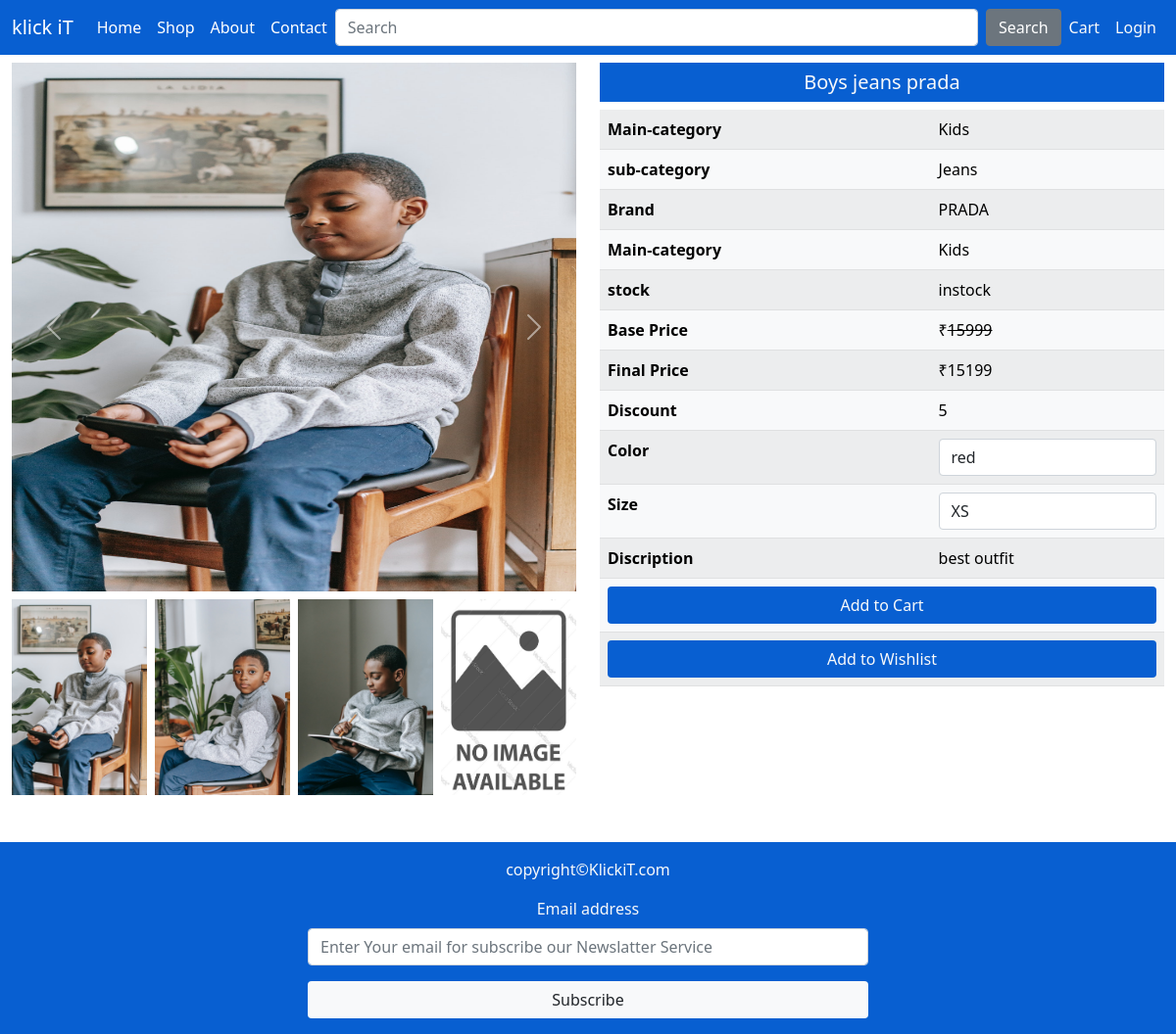
Page /single-product-page/9/ on the committed database.
### mainapp/models.py (models this page shows, shortened)
class Product(models.Model):
    id = models.AutoField(primary_key=True)
    name =  models.CharField(max_length=20)
    maincategory = models.ForeignKey(Maincategory,on_delete=models.CASCADE)
    subcategory = models.ForeignKey(Subcategory, on_delete=models.CASCADE)
    brand = models.ForeignKey(Brand,on_delete=models.CASCADE)
    baseprice = models.IntegerField()
    discount = models.IntegerField()
    finalprice = models.IntegerField()
    size = models.CharField(max_length=10)
    color = models.CharField(max_length=100)
    description = models.TextField()
    stock =  models.CharField(max_length=20 , default="In stock")
    pic1 = models.ImageField("image1", default="noimage.jpg",null=True,blank=True)
    pic2 = models.ImageField("image2", default="noimage.jpg",null=True,blank=True)
    pic3 = models.ImageField("image3" ,default="noimage.jpg",null=True,blank=True)
    pic4 = models.ImageField("image4" ,  default="noimage.jpg",null=True,blank=True)

class Maincategory(models.Model):
    id = models.AutoField(primary_key=True)
    name = models.CharField(max_length=15)
    def __str__(self):
        return self.name

class Subcategory(models.Model):
    id = models.AutoField(primary_key=True)
    name =  models.CharField(max_length=20)
    def __str__(self):
        return self.name

class Brand(models.Model):
    id = models.AutoField(primary_key=True)
    name =  models.CharField(max_length=20)
    def __str__(self):
        return self.name

### mainapp/views.py (the view)
# urls.py: path('single-product-page/<int:num>/', views.singleproductpage),
def singleproductpage(request, num):
    product = Product.objects.get(id=num)
    color = product.color.split(",")
    color = color[:-1]
    size = product.size.split(",")
    size = size[:-1]
    return render(request, "singleproductpage.html", {"product": product, "color": color, "size": size})

### mainapp/templates/singleproductpage.html (shortened to what this page needs)
{% extends 'home.html' %} {% load static %}  {% block body %}
<div class="container-fluid mt-2">
  <div class="row">
    <div class="col-xxl-6 col-xl-6 col-lg-6 col-md-6 col-sm-6 col-12">
      <div
        id="carouselExampleFade"
        class="carousel slide carousel-fade"
        data-bs-ride="carousel"
      >
        <div class="carousel-inner">
          <div class="carousel-item active">
            <img
              src="{{product.pic1.url}}"
              height="540px"
              class="d-block w-100"
            />
          </div>
          <button
            class="carousel-control-prev"
            type="button"
            data-bs-target="#carouselExampleFade"
            data-bs-slide="prev"
          >
            <span class="carousel-control-prev-icon" aria-hidden="true"></span>
          </button>
          <button
            class="carousel-control-next"
            type="button"
            data-bs-target="#carouselExampleFade"
            data-bs-slide="next"
          >
            <span class="carousel-control-next-icon" aria-hidden="true"></span>
          </button>
        </div>
        <div class="mt-2 d-flex justify-content-between">
          <img src="{{product.pic1.url}}" height="200px" width="24%" />
          <img src="{{product.pic2.url}}" height="200px" width="24%" />
          <img src="{{product.pic3.url}}" height="200px" width="24%" />
          <img src="{{product.pic4.url}}" height="200px" width="24%" />
        </div>
      </div>
    </div>
    <div class="col-xxl-6 col-xl-6 col-lg-6 col-md-6 col-sm-12 col-12">
      <h5 class="background text-light text-center p-2">{{product.name}}</h5>
      <table class="table table-light table-striped table-hover">
        <tr>
          <th>Main-category</th>
          <td>{{product.maincategory}}</td>
        </tr>
        <tr>
          <th>sub-category</th>
          <td>{{product.subcategory}}</td>
        </tr>
        <tr>
          <th>Brand</th>
          <td>{{product.brand}}</td>
        </tr>
        <tr>
          <th>Main-category</th>
          <td>{{product.maincategory}}</td>
        </tr>
        <tr>
          <th>stock</th>
          <td>{{product.stock}}</td>
        </tr>
        <tr>
          <th>Base Price</th>
          <td>&#8377;<del>{{product.baseprice}}</del></td>
        </tr>
        <tr>
          <th>Final Price</th>
          <td>&#8377;{{product.finalprice}}</td>
        </tr>
        <tr>
          <th>Discount</th>
          <td>{{product.discount}}</td>
        </tr>
        <form action="/add-to-cart/" method="post">
          <tr>
            <th>Color</th>
            <td>
              <select name="color" class="form-control">
                {% for i in color %}
                <option value="{{i}}">{{i}}</option>
                {% endfor %}
              </select>
            </td>
          </tr>
          <tr>
            <th>Size</th>
            <td>
              <select name="size" class="form-control">
                {% for i in size %}
                <option value="{{i}}">{{i}}</option>
                {% endfor %}
              </select>
            </td>
          </tr>
          <tr>
            <th>Discription</th>
            <td>{{product.description}}</td>
          </tr>
          <tr>
            <th colspan="2">
              <button type="submit" class="btn background text-light w-100">Add to Cart</a>
            </th>
          </tr>
        </form>
        <tr>
          <th colspan="2">
            <a
              href="/add-to-wishlist/{{product.id}}/"
              class="btn background text-light w-100"
              >Add to Wishlist</a
            >
          </th>
        </tr>
      </table>
    </div>
  </div>
</div>
{% endblock body %}

### mainapp/templates/home.html (shortened to what this page needs)
{% load static %}
<!DOCTYPE html>
<html lang="en">
<head>
  <link href="https://cdn.jsdelivr.net/npm/bootstrap@5.1.3/dist/css/bootstrap.min.css" rel="stylesheet"
 />
  <link rel="stylesheet" href="{% static 'css/background.css'%}" />
  <link rel="stylesheet" href="https://cdnjs.cloudflare.com/ajax/libs/font-awesome/4.7.0/css/font-awesome.min.css" />
</head>
<body>
  <nav class="navbar navbar-expand-lg navbar-dark background">
    <div class="container-fluid mr-2 ml-2">
      <a class="navbar-brand " href="/"> klick iT</a>
      <div class="collapse navbar-collapse" id="navbarSupportedContent">
        <ul class="navbar-nav me-auto mb-2 mb-lg-0">
          <li class="nav-item">
            <a class="nav-link active" aria-current="page" href="/">Home</a>
          </li>
          <li class="nav-item">
            <a class="nav-link active" href="/shop/All/All/All/">Shop</a>
          </li>
          <li class="nav-item">
            <a class="nav-link active" href="#">About</a>
          </li>
          <li class="nav-item">
            <a class="nav-link active" href="/contact/">Contact</a>
          </li>
        </ul>
        <form class="d-flex w-100" method="post" action="/shop/All/All/All/">
          <input class="form-control me-2" type="search" placeholder="Search" aria-label="Search" name="search" />
          <button class="btn btn-secondary" type="submit">Search</button>
        </form>
        <ul class="navbar-nav me-auto me-2 me-lg-0">
          <li class="nav-item">
            <a class="nav-link text-light text-center" aria-current="page" href="/cart/">Cart</a>
          </li>
          {% if request.user.is_authenticated %}
          <li class="nav-item dropdown">
            <a class="nav-link dropdown-toggle text-center text-light" href="#" role="button" data-bs-toggle="dropdown"
              aria-expanded="false">
              {{request.user}}
            </a>
            <ul class="dropdown-menu dropdown-menu-dark nav-item dropdown" aria-labelledby="navbarDarkDropdownMenuLink">
              <li><a class="dropdown-item" href="/profile/">Profile</a></li>
              <li><a class="dropdown-item" href="/logout/">Log out</a></li>
            </ul>
          </li>
          {% else %}
          <li class="nav-item">
            <a class="nav-link text-light" href="/login/">Login</a>
          </li>
          {% endif %}
        </ul>
      </div>
    </div>
  </nav>
  {% block body %}{% endblock body %}
  <footer class="background p-3 text-light text-center mt-5">
    <p>copyright&copy;KlickiT.com</p>
    <div class="row">
      <div class="col-md-3 col-sm-12 col-12"></div>
      <div class="col-md-6 col-sm-12 col-12">
        <form action="/" method="post">
          <div class="mb-3">
            <label for="email" class="form-label">Email address</label>
            <input type="email" name="email" class="form-control" id="email"
              placeholder="Enter Your email for subscribe our Newslatter Service " />
          </div>
          <button type="submit" class="btn bg-light w-100">Subscribe</button>
        </form>
      </div>
    </div>
  </footer>
</body>
</html>

### mainapp/static/css/background.css (style rules this page uses)
.background { background-color: rgb(8, 95, 209); }

### rows in the picture
Product: pic1 (picture), pic2 (picture), pic3 (picture), pic4 (placeholder picture), name "Boys jeans prada", maincategory "Kids", subcategory "Jeans", brand "PRADA", stock "instock", baseprice "15999", finalprice "15199", discount "5", description "best outfit"

### other values in the picture
form field color "red"
form field size "XS"
